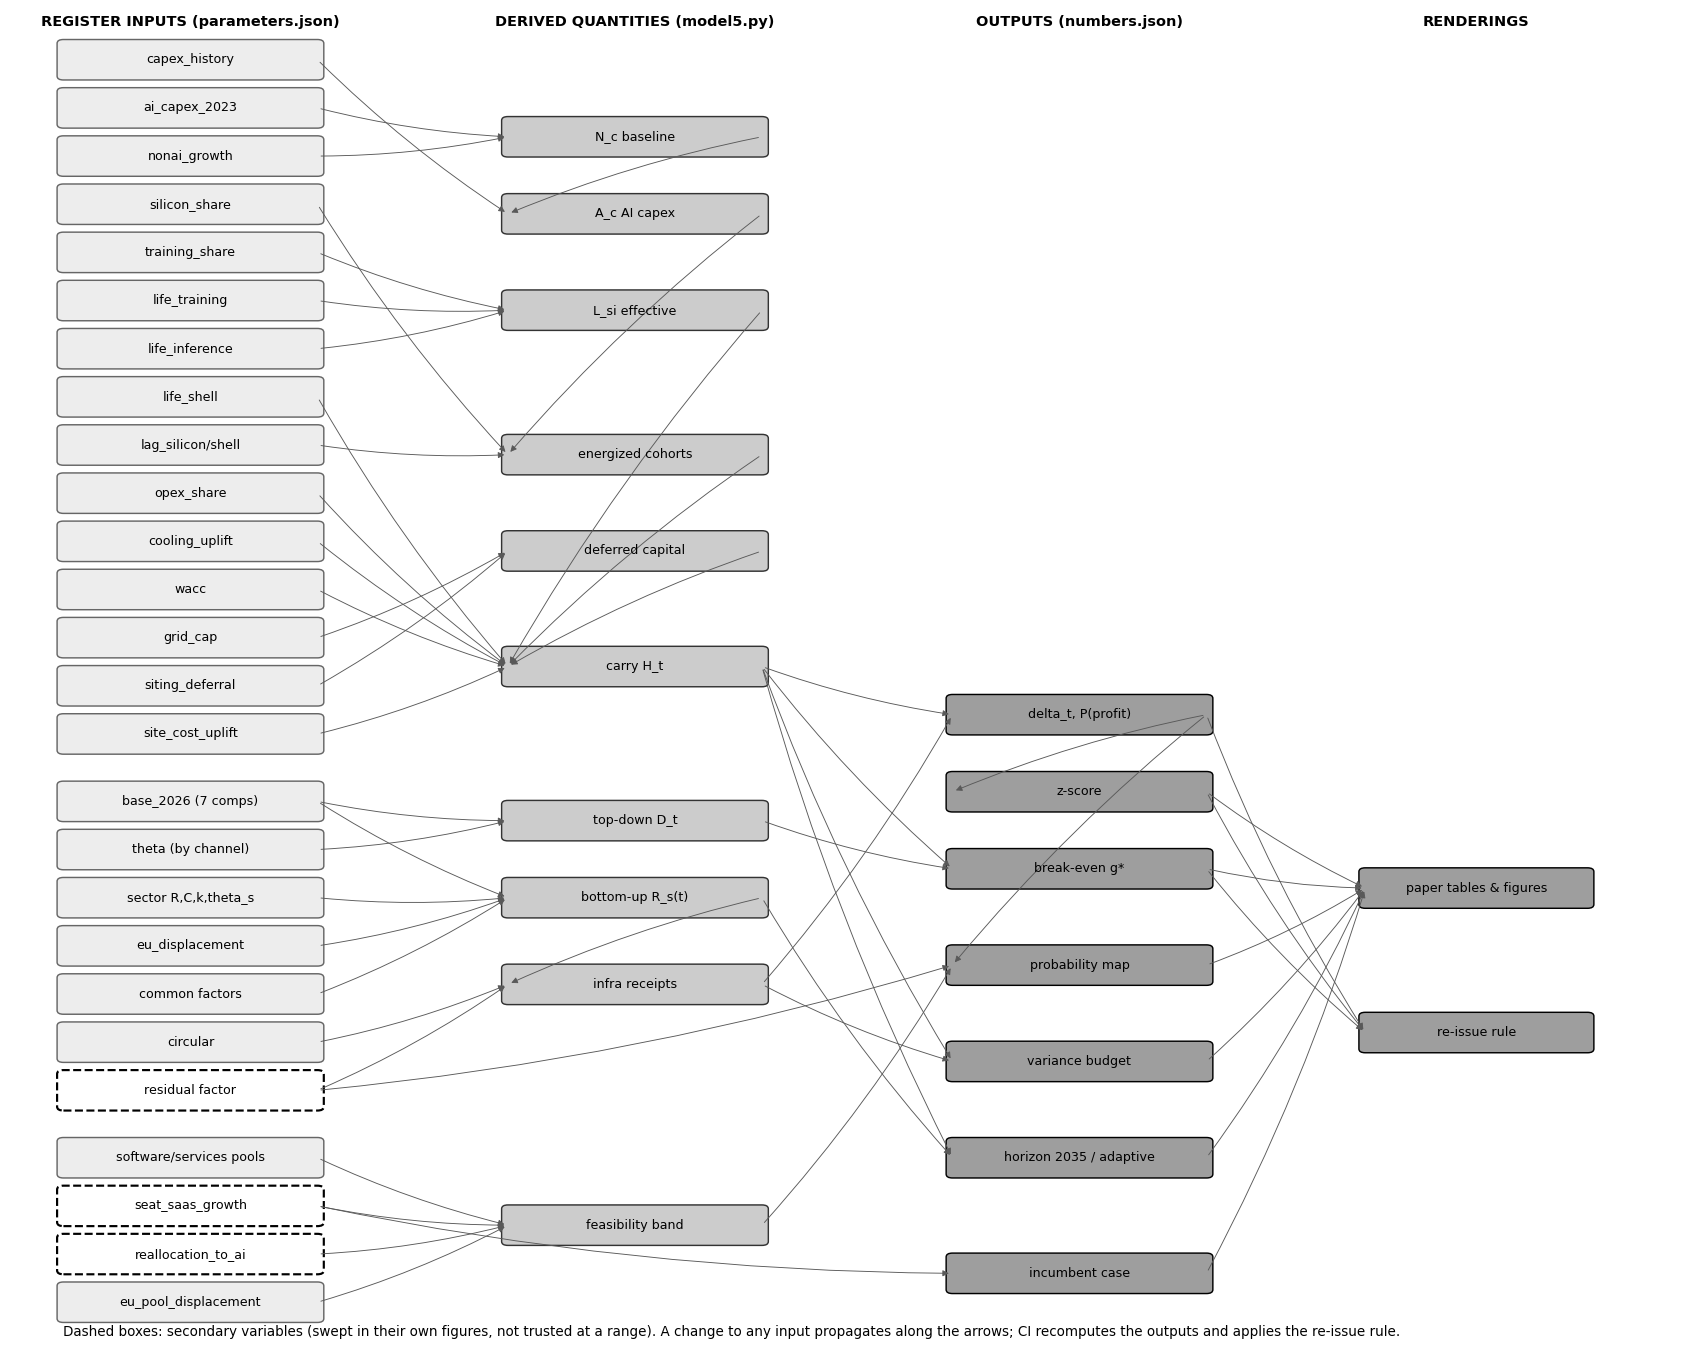

This chart was generated by the following Python code:
"""Dependency graph of the estimate: register inputs -> derived quantities -> outputs. Regenerate: python3 blueprint.py"""
import matplotlib; matplotlib.use('Agg'); import matplotlib.pyplot as plt
from matplotlib.patches import FancyBboxPatch, FancyArrowPatch
plt.rcParams.update({'font.size':7.5})
# nodes: (name, column, row, kind)  kind: in=input (register), d=derived, o=output, s=secondary
cols={0:0.02,1:0.30,2:0.58,3:0.84}
nodes={
 # supply inputs
 'capex_history':(0,0.96,'in'),'ai_capex_2023':(0,0.91,'in'),'nonai_growth':(0,0.86,'in'),'silicon_share':(0,0.81,'in'),
 'training_share':(0,0.76,'in'),'life_training':(0,0.71,'in'),'life_inference':(0,0.66,'in'),'life_shell':(0,0.61,'in'),
 'lag_silicon/shell':(0,0.56,'in'),'opex_share':(0,0.51,'in'),'cooling_uplift':(0,0.46,'in'),'wacc':(0,0.41,'in'),
 'grid_cap':(0,0.36,'in'),'siting_deferral':(0,0.31,'in'),'site_cost_uplift':(0,0.26,'in'),
 # demand inputs
 'base_2026 (7 comps)':(0,0.19,'in'),'theta (by channel)':(0,0.14,'in'),'sector R,C,k,theta_s':(0,0.09,'in'),'eu_displacement':(0,0.04,'in'),
 'common factors':(0,-0.01,'in'),'circular':(0,-0.06,'in'),'residual factor':(0,-0.11,'s'),
 # feasibility inputs
 'software/services pools':(0,-0.18,'in'),'seat_saas_growth':(0,-0.23,'s'),'reallocation_to_ai':(0,-0.28,'s'),'eu_pool_displacement':(0,-0.33,'in'),
 # derived
 'N_c baseline':(1,0.88,'d'),'A_c AI capex':(1,0.80,'d'),'L_si effective':(1,0.70,'d'),'energized cohorts':(1,0.55,'d'),'deferred capital':(1,0.45,'d'),
 'carry H_t':(1,0.33,'d'),
 'top-down D_t':(1,0.17,'d'),'bottom-up R_s(t)':(1,0.09,'d'),'infra receipts':(1,0.00,'d'),
 'feasibility band':(1,-0.25,'d'),
 # outputs
 'delta_t, P(profit)':(2,0.28,'o'),'z-score':(2,0.20,'o'),'break-even g*':(2,0.12,'o'),'probability map':(2,0.02,'o'),
 'variance budget':(2,-0.08,'o'),'horizon 2035 / adaptive':(2,-0.18,'o'),'incumbent case':(2,-0.30,'o'),
 'paper tables & figures':(3,0.10,'o'),'re-issue rule':(3,-0.05,'o'),
}
edges=[('capex_history','A_c AI capex'),('ai_capex_2023','N_c baseline'),('nonai_growth','N_c baseline'),('N_c baseline','A_c AI capex'),
 ('silicon_share','energized cohorts'),('training_share','L_si effective'),('life_training','L_si effective'),('life_inference','L_si effective'),
 ('life_shell','carry H_t'),('L_si effective','carry H_t'),('lag_silicon/shell','energized cohorts'),('A_c AI capex','energized cohorts'),
 ('grid_cap','deferred capital'),('siting_deferral','deferred capital'),('energized cohorts','carry H_t'),('deferred capital','carry H_t'),
 ('opex_share','carry H_t'),('cooling_uplift','carry H_t'),('wacc','carry H_t'),('site_cost_uplift','carry H_t'),
 ('base_2026 (7 comps)','top-down D_t'),('theta (by channel)','top-down D_t'),('base_2026 (7 comps)','bottom-up R_s(t)'),('sector R,C,k,theta_s','bottom-up R_s(t)'),
 ('eu_displacement','bottom-up R_s(t)'),('common factors','bottom-up R_s(t)'),('bottom-up R_s(t)','infra receipts'),('circular','infra receipts'),('residual factor','infra receipts'),
 ('carry H_t','delta_t, P(profit)'),('infra receipts','delta_t, P(profit)'),('top-down D_t','break-even g*'),('carry H_t','break-even g*'),
 ('delta_t, P(profit)','z-score'),('delta_t, P(profit)','probability map'),('feasibility band','probability map'),('residual factor','probability map'),
 ('software/services pools','feasibility band'),('seat_saas_growth','feasibility band'),('reallocation_to_ai','feasibility band'),('eu_pool_displacement','feasibility band'),
 ('carry H_t','variance budget'),('infra receipts','variance budget'),('carry H_t','horizon 2035 / adaptive'),('bottom-up R_s(t)','horizon 2035 / adaptive'),
 ('seat_saas_growth','incumbent case'),('z-score','paper tables & figures'),('break-even g*','paper tables & figures'),('probability map','paper tables & figures'),
 ('variance budget','paper tables & figures'),('horizon 2035 / adaptive','paper tables & figures'),('incumbent case','paper tables & figures'),
 ('z-score','re-issue rule'),('break-even g*','re-issue rule'),('delta_t, P(profit)','re-issue rule')]
fig,ax=plt.subplots(figsize=(13,10.5)); ax.axis('off'); ax.set_xlim(0,1); ax.set_ylim(-0.38,1.0)
fc={'in':'0.93','d':'0.80','o':'0.62','s':'1.0'}; ec={'in':'0.4','d':'0.2','o':'0','s':'0'}
pos={}
for n,(c,y,k) in nodes.items():
    x=cols[c]; w=0.16 if c<3 else 0.14; pos[n]=(x,y,w)
    ax.add_patch(FancyBboxPatch((x,y-0.017),w,0.034,boxstyle='round,pad=0.004',fc=fc[k],ec=ec[k],lw=1.2 if k=='s' else 0.8,ls='--' if k=='s' else '-'))
    ax.text(x+w/2,y,n,ha='center',va='center',fontsize=7)
for a,b in edges:
    xa,ya,wa=pos[a]; xb,yb,wb=pos[b]
    ax.add_patch(FancyArrowPatch((xa+wa,ya),(xb,yb),arrowstyle='-|>',mutation_scale=7,lw=0.5,color='0.35',connectionstyle='arc3,rad=0.05'))
for c,t in zip(range(4),['REGISTER INPUTS (parameters.json)','DERIVED QUANTITIES (model5.py)','OUTPUTS (numbers.json)','RENDERINGS']):
    ax.text(cols[c]+0.08 if c<3 else cols[c]+0.07,0.995,t,ha='center',fontsize=8,fontweight='bold')
ax.text(0.02,-0.365,'Dashed boxes: secondary variables (swept in their own figures, not trusted at a range). A change to any input propagates along the arrows; CI recomputes the outputs and applies the re-issue rule.',fontsize=7.5)
plt.tight_layout(); plt.savefig('blueprint.pdf'); plt.savefig('blueprint.png',dpi=130); print('blueprint written')
